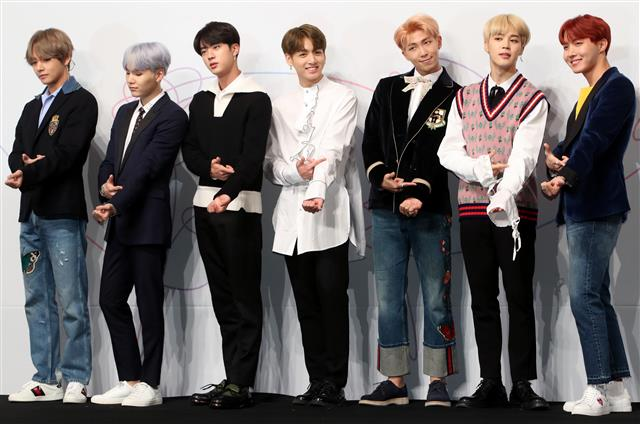
#> input picture bts.jpg, 640 x 424 px
$ python 12-1.py
#> lines starting #> are read from the running program, lines starting #| are printed output that depends on the picture; after the words box and inside, x2 and y2 are one past the last pixel; in counts of white or black regions, pixels touching at a corner belong together
import cv2

haar = cv2.CascadeClassifier('../haarCascades/haar-cascade-\
files-master/haarcascade_frontalface_default.xml')

image = cv2.imread('../bts.jpg')
#> image is the input picture: shape (424, 640, 3); mean B, G, R 105.7, 105.3, 109.2
image_gray = cv2.cvtColor(image, cv2.COLOR_BGR2GRAY)
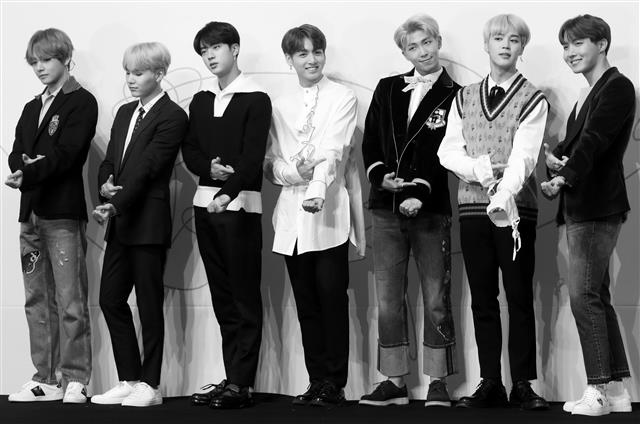
#> image_gray: shape (424, 640); min 0, max 255, mean 106.5

faces = haar.detectMultiScale(image_gray,1.1,3)
#> faces = [[21, 46, 39, 39], [116, 60, 36, 36], [454, 103, 33, 33], [291, 38, 40, 40], [483, 21, 45, 45], [550, 27, 46, 46], [118, 48, 57, 57], [262, 126, 121, 121]]

for x, y, w, h in faces:
	cv2.rectangle(image, (x, y), (x+w, y+h), (255, 0, 0), 2)
#> this loop made 8 passes
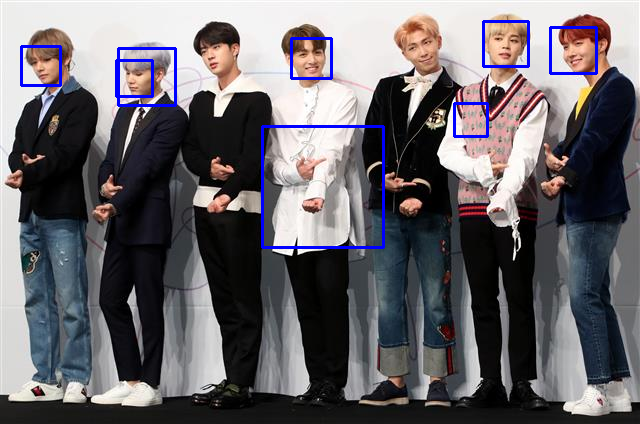
#> image: shape (424, 640, 3); 1.81% of pixels changed, all inside (x1, y1, x2, y2) = (20, 20, 598, 249)


cv2.imwrite('./ bts-makrded.jpg', image)
